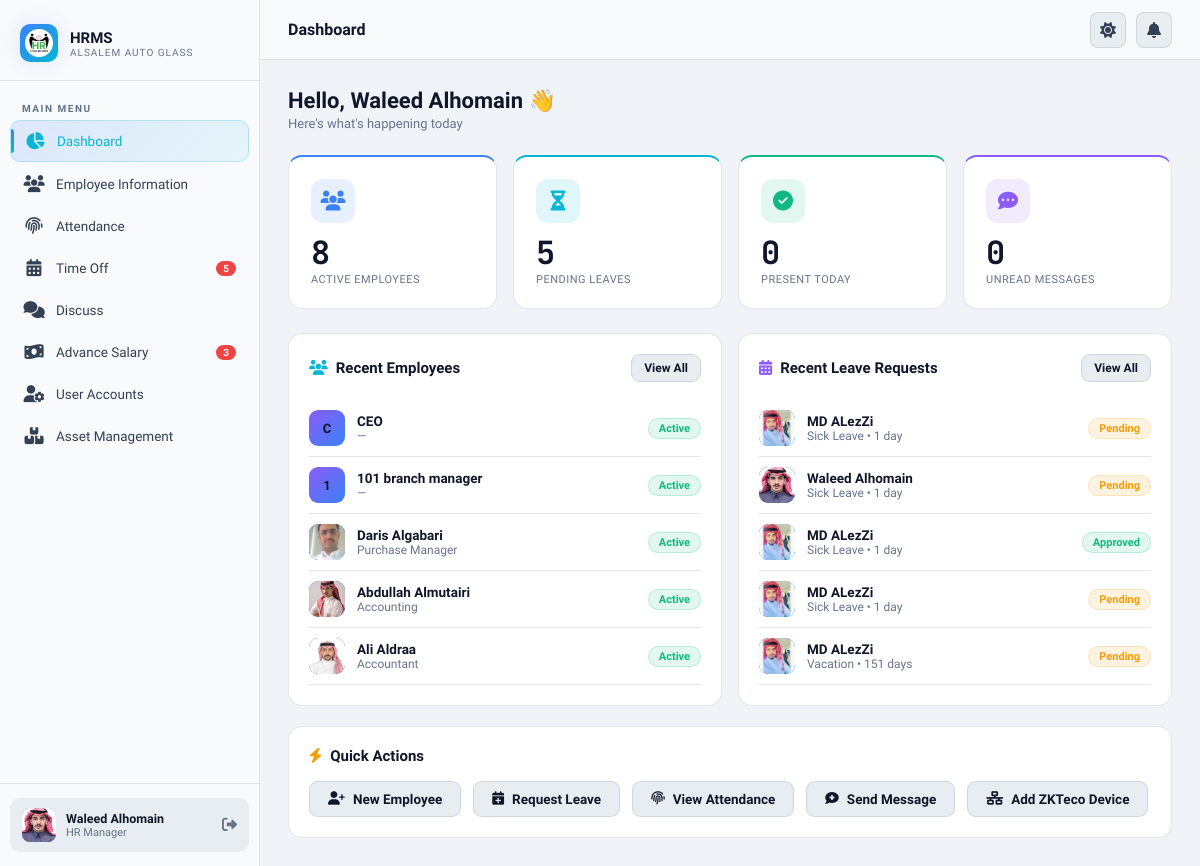
/ (signed in), run on an earlier commit of the app's database.
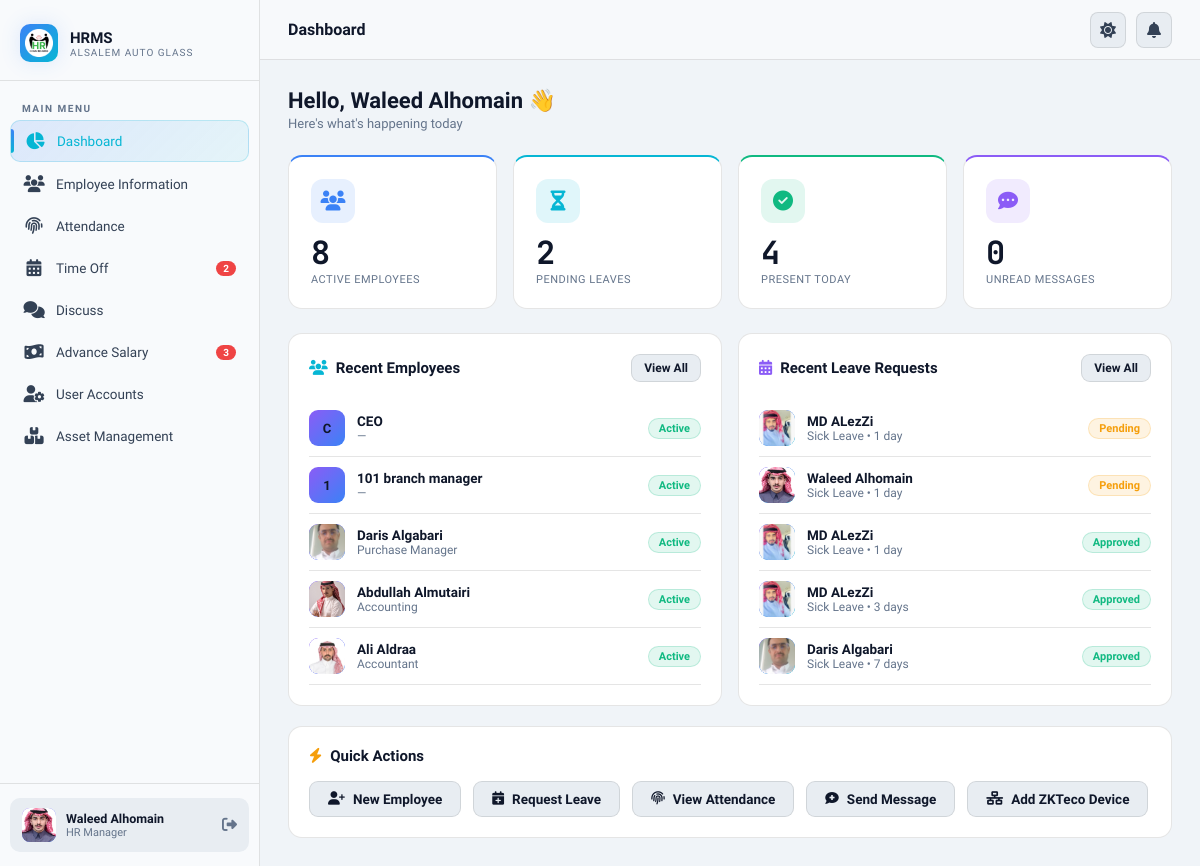
And on a later commit of the database.
### core/models.py (models this page shows, shortened)
class Employee(AbstractBaseUser, PermissionsMixin):
    ROLE_CHOICES = [
        ("ceo", "CEO 👑"),
        ("hr", "HR ⭐ "),
        ("manager", "Manager"),
        ("branch_manager", "Branch Manager"),
        ("officer", "Officer"),
        ("employee", "Employee"),
    ]
    ADVANCE_ROLE_CHOICES = [
        ("top_manager", "Top Manager"),
        ("accountant", "Accountant"),
        ("sub_accountant", "Sub Accountant"),
        ("bank_user", "Bank User"),
    ]
    advance_role = models.CharField(
        max_length=20,
        choices=ADVANCE_ROLE_CHOICES,
        blank=True,
        default="",
    )
    iqama_number = models.CharField(
        max_length=20,
        unique=True,
        validators=[RegexValidator(r"^\d+$", "Only numbers allowed")],
    )
    is_active = models.BooleanField(default=True)
    is_staff = models.BooleanField(default=False)
    date_joined = models.DateTimeField(default=timezone.now)
    full_name = models.CharField(max_length=200)
    role = models.CharField(max_length=20, choices=ROLE_CHOICES, default="employee")
    nationality = models.CharField(max_length=100, blank=True)
    date_of_birth = models.DateField(null=True, blank=True)
    place_of_birth = models.CharField(max_length=100, blank=True)
    gender = models.CharField(
        max_length=10, choices=[("male", "Male"), ("female", "Female")], blank=True
    )
    marital_status = models.CharField(
        max_length=20,
        choices=[
            ("single", "Single"),
            ("married", "Married"),
            ("divorced", "Divorced"),
            ("widowed", "Widowed"),
        ],
        blank=True,
    )
    number_of_dependents = models.IntegerField(default=0)
    religion = models.CharField(
        max_length=50,
        choices=[
            ("islam", "Islam"),
            ("christianity", "Christianity"),
            ("hinduism", "Hinduism"),
            ("buddhism", "Buddhism"),
            ("sikhism", "Sikhism"),
            ("judaism", "Judaism"),
            ("other", "Other"),
        ],
        blank=True,
    )
    personal_photo = models.ImageField(upload_to="photos/", null=True, blank=True)
    passport_number = models.CharField(max_length=50, blank=True)
    passport_expiry = models.DateField(null=True, blank=True)
    mobile_number = models.CharField(max_length=20, blank=True)
    alt_mobile_number = models.CharField(max_length=20, blank=True)
    email = models.EmailField(blank=True)
    current_address = models.TextField(blank=True)
    city = models.CharField(max_length=100, blank=True)
    country = CountryField(default="SA", blank=True)
    emergency_contact_name = models.CharField(max_length=200, blank=True)
    emergency_relationship = models.CharField(
        max_length=100,
        choices=[
            ("spouse", "Spouse"),
            ("parent", "Parent"),
            ("child", "Child"),
            ("sibling", "Sibling"),
            ("friend", "Friend"),
            ("other", "Other"),
        ],
        blank=True,
    )
    emergency_contact_number = models.CharField(max_length=20, blank=True)
    social_insurance_number = models.CharField(max_length=50, blank=True)
    bank_account_iban = models.CharField(max_length=50, blank=True)
    bank_name = models.CharField(
        max_length=50,
        choices=[
            ("alrajhi", "Al Rajhi Bank"),
            ("alinma", "Alinma Bank"),
            ("riyad", "Riyad Bank"),
            ("snb", "Saudi National Bank (SNB)"),
            ("sabb", "SABB (Saudi British Bank)"),
            ("albilad", "Bank Albilad"),
            ("aljazira", "Bank Aljazira"),
            ("arab_national", "Arab National Bank"),
            ("gulf_international", "Gulf International Bank"),
            ("saudi_investment", "The Saudi Investment Bank"),
            ("emirates_nbd", "Emirates NBD"),
            ("bank_muscat", "Bank Muscat"),
            ("other", "Other"),
        ],
        blank=True,
    )
    iqama_expiry_date = models.DateField(null=True, blank=True)
    profession_per_iqama = models.CharField(max_length=200, blank=True)
    employee_id = models.CharField(max_length=50, unique=True, blank=True, null=True)
    zkteco_uid = models.CharField(
        max_length=20,
        blank=True,
        null=True,
        help_text="Numeric User ID assigned by the ZKTeco device (shown in device logs)",
    )
    job_title = models.CharField(max_length=200, blank=True)
    department = models.ForeignKey(
        Department, null=True, blank=True, on_delete=models.SET_NULL
    )
    branch = models.CharField(max_length=200, blank=True)
    hiring_date = models.DateField(null=True, blank=True)
    contract_type = models.CharField(
        max_length=20,
        choices=[
            ("full_time", "Full-time"),
            ("part_time", "Part-time"),
            ("temporary", "Temporary"),
        ],
        blank=True,
    )
    contract_duration = models.CharField(max_length=100, blank=True)
    contract_start = models.DateField(null=True, blank=True)
    contract_end = models.DateField(null=True, blank=True)
    probation_period = models.IntegerField(default=90)
    direct_manager = models.ForeignKey(
        "self",
        null=True,
        blank=True,
        on_delete=models.SET_NULL,
        related_name="subordinates",
    )
    work_location = models.CharField(
        max_length=20,
        choices=[
            ("office", "Office"),
            ("branch", "Branch"),
            ("warehouse", "Warehouse"),
        ],
        blank=True,
    )
    employment_status = models.CharField(
        max_length=20,
        choices=[
            ("active", "Active"),
            ("suspended", "Suspended"),
            ("terminated", "Terminated"),
        ],
        default="active",
    )
    reason_for_termination = models.TextField(blank=True)
    working_days = models.CharField(max_length=200, blank=True)
    working_hours = models.DecimalField(max_digits=4, decimal_places=1, default=8)
    work_system = models.CharField(
        max_length=20,
        choices=[("fixed", "Fixed"), ("shifts", "Shifts")],
        default="fixed",
    )
    work_start_time = models.TimeField(null=True, blank=True)
    work_end_time = models.TimeField(null=True, blank=True)
    lunch_break_minutes = models.IntegerField(default=60)
    weekly_off_days = models.CharField(
        max_length=100, blank=True, default="Friday,Saturday"
    )
    job_description = models.TextField(blank=True)
    basic_salary = models.DecimalField(max_digits=10, decimal_places=2, default=0)
    housing_allowance = models.DecimalField(max_digits=10, decimal_places=2, default=0)
    proficiency_allowance = models.DecimalField(
        max_digits=10, decimal_places=2, default=0
    )
    other_allowances = models.DecimalField(max_digits=10, decimal_places=2, default=0)
    salary_payment_method = models.CharField(
        max_length=20,
        choices=[("bank", "Bank Transfer"), ("cash", "Cash")],
        default="bank",
    )
    salary_payment_date = models.IntegerField(default=1)
    objects = EmployeeManager()
    USERNAME_FIELD = "iqama_number"
    REQUIRED_FIELDS = ["full_name"]
    @property
    def is_hr(self):
        return self.role == "hr" or self.is_superuser or self.is_staff

class TimeOffRequest(models.Model):
    STATUS_CHOICES = [
        ("pending", "Pending"),
        ("approved", "Approved"),
        ("refused", "Refused"),
        ("cancelled", "Cancelled"),
    ]
    APPROVAL_STATE_CHOICES = [
        ("draft", "Draft"),
        ("submitted", "Submitted"),
        ("branch_approved", "Branch Manager Approved"),
        ("manager_approved", "Manager Approved"),
        ("ceo_approved", "CEO Approved"),
        ("hr_approved", "HR Approved"),
        ("approved", "Approved"),
        ("refused", "Refused"),
    ]
    REQUESTER_ROLE_CHOICES = [
        ("employee", "Employee"),
        ("officer", "Officer"),
        ("branch_manager", "Branch Manager"),
        ("manager", "Manager"),
        ("hr", "HR"),
    ]
    status = models.CharField(max_length=20, choices=STATUS_CHOICES, default="pending")
    approval_state = models.CharField(
        max_length=20, choices=APPROVAL_STATE_CHOICES, default="draft"
    )
    requester_role = models.CharField(
        max_length=20, choices=REQUESTER_ROLE_CHOICES, blank=True
    )
    refused_reason = models.TextField(blank=True)
    employee = models.ForeignKey(
        Employee, on_delete=models.CASCADE, related_name="time_off_requests"
    )
    leave_type = models.ForeignKey(TimeOffType, on_delete=models.CASCADE)
    date_from = models.DateField()
    date_to = models.DateField()
    supporting_document = models.FileField(
        upload_to="timeoff_documents/",
        null=True,
        blank=True,
    )
    reason = models.TextField(blank=True)
    status = models.CharField(max_length=20, choices=STATUS_CHOICES, default="pending")
    approved_by = models.ForeignKey(
        Employee,
        null=True,
        blank=True,
        on_delete=models.SET_NULL,
        related_name="approved_requests",
    )
    created_at = models.DateTimeField(auto_now_add=True)
    @property
    def days_count(self):
        return (self.date_to - self.date_from).days + 1

class TimeOffType(models.Model):
    name = models.CharField(max_length=100)
    days_allowed = models.IntegerField(default=0)
    color = models.CharField(max_length=20, default="#4f46e5")

### core/views.py (the view, shortened to what this page needs)
# urls.py: path("", views.dashboard, name="dashboard"),
@login_required
def dashboard(request):
    if request.user.is_hr:
        total_employees = Employee.objects.filter(employment_status="active").count()
        pending_leaves = TimeOffRequest.objects.filter(status="pending").count()
        today = timezone.now().date()
        present_today = AttendanceRecord.objects.filter(date=today).count()
        unread_messages = Message.objects.filter(
            receiver=request.user, is_read=False
        ).count()
        recent_employees = Employee.objects.filter(employment_status="active").order_by(
            "-date_joined"
        )[:5]
        recent_leaves = TimeOffRequest.objects.order_by("-created_at")[:5]
        context = {
            "total_employees": total_employees,
            "pending_leaves": pending_leaves,
            "present_today": present_today,
            "unread_messages": unread_messages,
            "recent_employees": recent_employees,
            "recent_leaves": recent_leaves,
            "is_hr_dashboard": True,
        }
        return render(request, "dashboard.html", context)

### core/context_processors.py (called while the page is built)
def notification_counts(request):
    if request.user.is_authenticated:
        return {
            "pending_count": TimeOffRequest.objects.filter(status="pending").count(),
            "unread_count": Message.objects.filter(
                receiver=request.user, is_read=False
            ).count(),
            "pending_advance_count": (
                AdvanceSalaryRequest.objects.filter(status="pending").count()
                if request.user.is_hr
                else 0
            ),
        }
    return {
        "pending_count": 0,
        "unread_count": 0,
        "pending_advance_count": 0,
    }

### templates/dashboard.html (shortened to what the changed rows need)
{% extends 'base.html' %}
{% block content %}
<div class="grid-4" style="margin-bottom:24px;">
  <div class="stat-card cyan stagger-2" onclick="window.location='{% url 'timeoff_list' %}'" style="cursor:pointer;">
    <div class="stat-icon cyan"><i class="fas fa-hourglass-half" style="color:var(--accent2)"></i></div>
    <div class="stat-value">{{ pending_leaves }}</div>
    <div class="stat-label">Pending Leaves</div>
  </div>
  <div class="stat-card green stagger-3" onclick="window.location='{% url 'attendance_list' %}'" style="cursor:pointer;">
    <div class="stat-icon green"><i class="fa-solid fa-circle-check" style="color:var(--success)"></i></div>
    <div class="stat-value">{{ present_today }}</div>
    <div class="stat-label">Present Today</div>
  </div>
</div>
<div class="grid-2">
  <div class="card stagger-5">
    {% for emp in recent_employees %}
    <a href="{% url 'employee_detail' emp.pk %}" style="display:flex;align-items:center;gap:12px;padding:10px 0;border-bottom:1px solid var(--border);text-decoration:none;color:var(--text);transition:all 0.2s;" onmouseover="this.style.paddingLeft='8px'" onmouseout="this.style.paddingLeft='0'">
      <div class="emp-avatar">
        {% if emp.personal_photo %}<img src="{{ emp.personal_photo.url }}" alt="">{% else %}{{ emp.full_name|first|upper }}{% endif %}
      </div>
      <div style="flex:1;min-width:0;">
        <div style="font-size:13.5px;font-weight:600;white-space:nowrap;overflow:hidden;text-overflow:ellipsis;">{{ emp.full_name }}</div>
        <div style="font-size:12px;color:var(--text3);">{{ emp.job_title|default:"—" }}</div>
      </div>
      <span class="badge badge-{% if emp.employment_status == 'active' %}success{% elif emp.employment_status == 'suspended' %}warning{% else %}danger{% endif %}">
        {{ emp.get_employment_status_display }}
      </span>
    </a>
    {% empty %}
    <div style="text-align:center;color:var(--text3);padding:30px 0;font-size:13px;">No employees yet</div>
    {% endfor %}
  </div>
  <div class="card stagger-6">
    {% for req in recent_leaves %}
    <div style="display:flex;align-items:center;gap:12px;padding:10px 0;border-bottom:1px solid var(--border);">
      <div class="emp-avatar" style="background:linear-gradient(135deg,var(--accent3),var(--accent2));">
    {% if req.employee.personal_photo %}
      <img src="{{ req.employee.personal_photo.url }}" alt="">
    {% else %}
      {{ req.employee.full_name|first|upper }}
    {% endif %}
  </div>
      <div style="flex:1;min-width:0;">
        <div style="font-size:13.5px;font-weight:600;white-space:nowrap;overflow:hidden;text-overflow:ellipsis;">{{ req.employee.full_name }}</div>
        <div style="font-size:12px;color:var(--text3);">{{ req.leave_type.name }} &bull; {{ req.days_count }} day{{ req.days_count|pluralize }}</div>
      </div>
      <span class="badge badge-{% if req.status == 'approved' %}success{% elif req.status == 'refused' %}danger{% elif req.status == 'cancelled' %}gray{% else %}warning{% endif %}">
        {{ req.get_status_display }}
      </span>
    </div>
    {% empty %}
    <div style="text-align:center;color:var(--text3);padding:30px 0;font-size:13px;">No leave requests</div>
    {% endfor %}
  </div>
</div>
{% endblock %}

### templates/base.html (shortened to what the changed rows need)
{% load static %}
<!DOCTYPE html>
<html lang="en">
<head>
  <link rel="stylesheet" href="{% static 'css/main.css' %}">
  <link rel="stylesheet" href="https://cdnjs.cloudflare.com/ajax/libs/font-awesome/6.5.0/css/all.min.css">
</head>
<body>
  <div class="app-wrapper">
    <aside class="sidebar" id="sidebar">
      <nav class="sidebar-nav">
        <a href="{% url 'timeoff_list' %}"
          class="nav-item {% if 'timeoff' in request.resolver_match.url_name %}active{% endif %}">
          <span class="nav-icon"><i class="fa-solid fa-calendar-days"></i></span>
          Time Off
          {% if pending_count %}<span class="nav-badge">{{ pending_count }}</span>{% endif %}
        </a>
      </nav>
    </aside>
    <div class="main-content">
      <main class="page-content">
        {% block content %}{% endblock %}
      </main>
    </div>
  </div>
  <link href="https://cdn.jsdelivr.net/npm/select2@4.1.0-rc.0/dist/css/select2.min.css" rel="stylesheet" />
</body>
</html>

What changed in the data, as far as the page shows it:
removed TimeOffRequest: employee.personal_photo (picture), employee.full_name "MD ALezZi", leave_type.name "Sick Leave", days_count "1", status "Pending"
removed TimeOffRequest: employee.personal_photo (picture), employee.full_name "MD ALezZi", leave_type.name "Vacation", days_count "151", status "Pending"
now on this page (row unchanged): TimeOffRequest: employee.personal_photo (picture), employee.full_name "MD ALezZi", leave_type.name "Sick Leave", days_count "3", status "Approved"
now on this page (row unchanged): TimeOffRequest: employee.personal_photo (picture), employee.full_name "Daris Algabari", leave_type.name "Sick Leave", days_count "7", status "Approved"
Also different on the page:
{{ pending_count }}: "5" → "2"
{{ pending_leaves }}: "5" → "2"
{{ present_today }}: "0" → "4"
